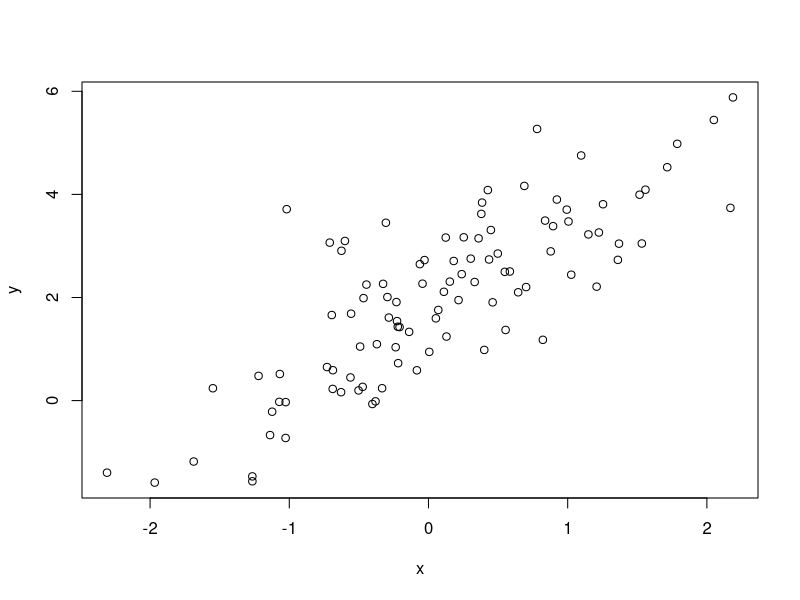
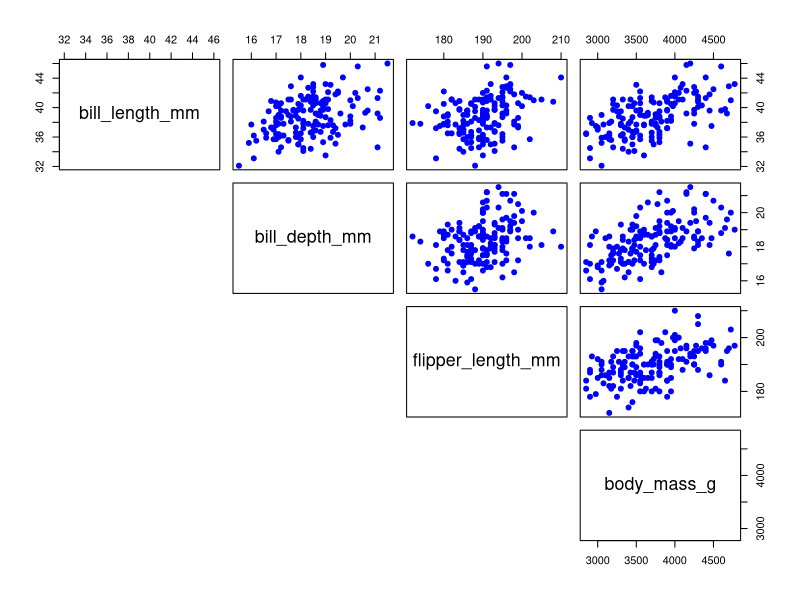
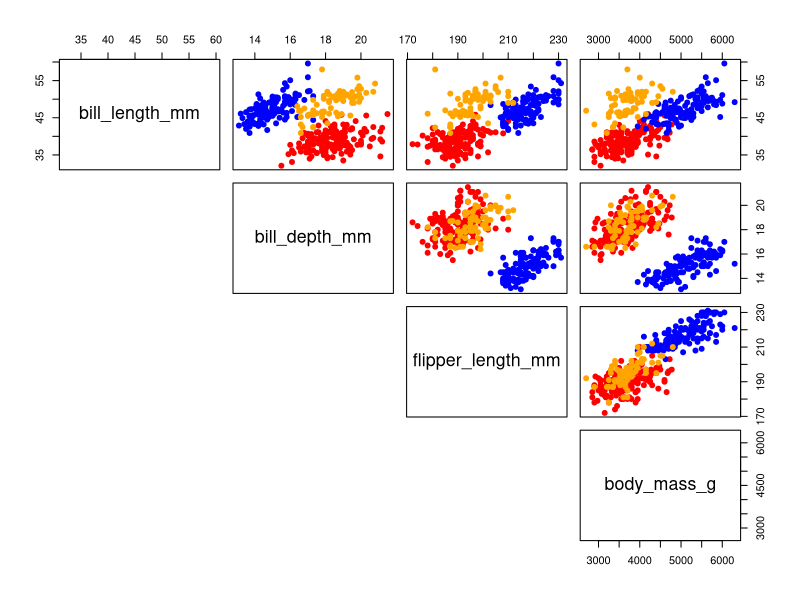
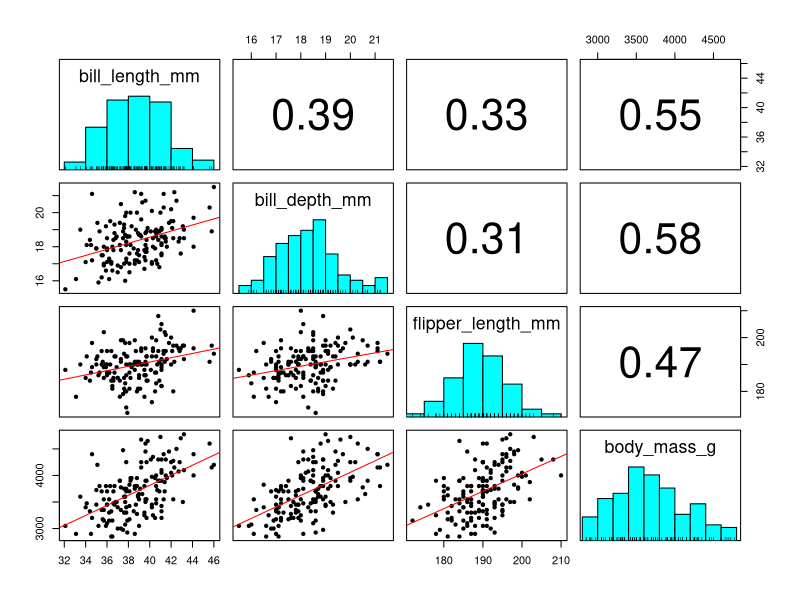

Reproduce these figures in R, in order.
## ---- chunk 1
set.seed(123)
x = rnorm(100)
e = rnorm(100,mean = 0, sd = 1)
y <- 2 + 1.5*x + e
plot(x, y)

## ---- chunk 2
datos= data.frame(x,y)
reg.simple = lm(formula = y ~ x, data = datos)
summary(reg.simple)
## ---- chunk 3
install.packages("palmerpenguins")
library(palmerpenguins)
## ---- chunk 4
str(penguins)
## ---- chunk 5
#Hagamos una muestra en la que solo seleccionemos los pinguinos Adelaida
Ad <- subset(penguins, species == "Adelie")
pairs(Ad[, 3:6], pch = 19, col = "blue", lower.panel = NULL)
## ---- chunk 6
pairs(penguins[, 3:6], pch = 19, col = c("red", "orange", "blue")[penguins$species], lower.panel = NULL)
## ---- chunk 7
install.packages("psych")
library(psych)
pairs.panels(Ad[, 3:6],

method = "pearson", # correlación
density = FALSE, # gráficos de densidad
ellipses = FALSE, # elipses de confianza
lm = TRUE) # recta
